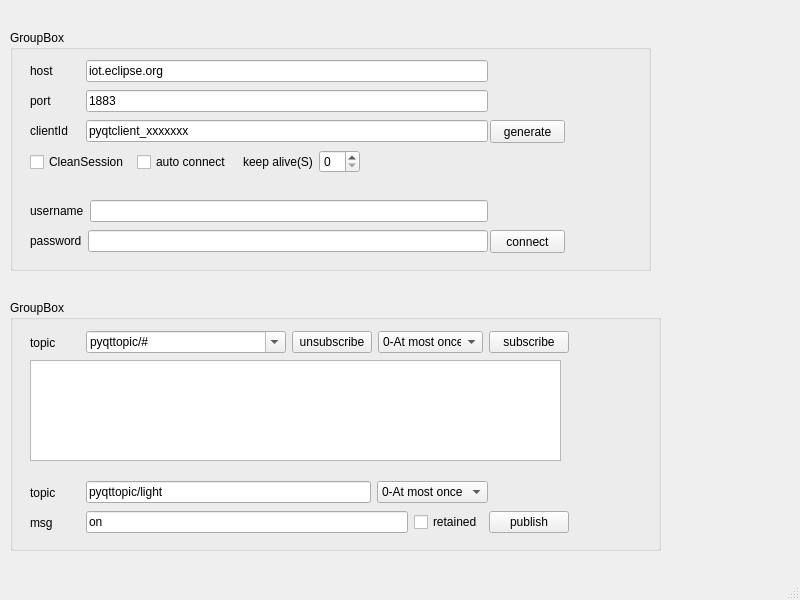
<?xml version="1.0" encoding="UTF-8"?>
<ui version="4.0">
 <class>MainWindow</class>
 <widget class="QMainWindow" name="MainWindow">
  <property name="geometry">
   <rect>
    <x>0</x>
    <y>0</y>
    <width>800</width>
    <height>600</height>
   </rect>
  </property>
  <property name="windowTitle">
   <string>MainWindow</string>
  </property>
  <widget class="QWidget" name="centralwidget">
   <widget class="QGroupBox" name="groupBox">
    <property name="geometry">
     <rect>
      <x>10</x>
      <y>30</y>
      <width>641</width>
      <height>241</height>
     </rect>
    </property>
    <property name="title">
     <string>GroupBox</string>
    </property>
    <widget class="QPushButton" name="pushButtonConnect">
     <property name="geometry">
      <rect>
       <x>480</x>
       <y>200</y>
       <width>75</width>
       <height>23</height>
      </rect>
     </property>
     <property name="text">
      <string>connect</string>
     </property>
    </widget>
    <widget class="QWidget" name="layoutWidget">
     <property name="geometry">
      <rect>
       <x>20</x>
       <y>30</y>
       <width>458</width>
       <height>22</height>
      </rect>
     </property>
     <layout class="QHBoxLayout" name="horizontalLayout">
      <item>
       <widget class="QLabel" name="labelHost">
        <property name="minimumSize">
         <size>
          <width>50</width>
          <height>0</height>
         </size>
        </property>
        <property name="text">
         <string>host</string>
        </property>
       </widget>
      </item>
      <item>
       <widget class="QLineEdit" name="lineEditHost">
        <property name="sizePolicy">
         <sizepolicy hsizetype="Expanding" vsizetype="Fixed">
          <horstretch>0</horstretch>
          <verstretch>0</verstretch>
         </sizepolicy>
        </property>
        <property name="minimumSize">
         <size>
          <width>200</width>
          <height>0</height>
         </size>
        </property>
        <property name="text">
         <string>iot.eclipse.org</string>
        </property>
       </widget>
      </item>
     </layout>
    </widget>
    <widget class="QWidget" name="layoutWidget">
     <property name="geometry">
      <rect>
       <x>20</x>
       <y>60</y>
       <width>458</width>
       <height>22</height>
      </rect>
     </property>
     <layout class="QHBoxLayout" name="horizontalLayout_2">
      <item>
       <widget class="QLabel" name="labelPort">
        <property name="minimumSize">
         <size>
          <width>50</width>
          <height>0</height>
         </size>
        </property>
        <property name="text">
         <string>port</string>
        </property>
       </widget>
      </item>
      <item>
       <widget class="QLineEdit" name="lineEditPort">
        <property name="sizePolicy">
         <sizepolicy hsizetype="Expanding" vsizetype="Fixed">
          <horstretch>0</horstretch>
          <verstretch>0</verstretch>
         </sizepolicy>
        </property>
        <property name="minimumSize">
         <size>
          <width>200</width>
          <height>0</height>
         </size>
        </property>
        <property name="text">
         <string>1883</string>
        </property>
       </widget>
      </item>
     </layout>
    </widget>
    <widget class="QWidget" name="layoutWidget_3">
     <property name="geometry">
      <rect>
       <x>20</x>
       <y>90</y>
       <width>458</width>
       <height>22</height>
      </rect>
     </property>
     <layout class="QHBoxLayout" name="horizontalLayout_4">
      <item>
       <widget class="QLabel" name="labelPortClientId">
        <property name="minimumSize">
         <size>
          <width>50</width>
          <height>0</height>
         </size>
        </property>
        <property name="text">
         <string>clientId</string>
        </property>
       </widget>
      </item>
      <item>
       <widget class="QLineEdit" name="lineEditPortClientId">
        <property name="sizePolicy">
         <sizepolicy hsizetype="Expanding" vsizetype="Fixed">
          <horstretch>0</horstretch>
          <verstretch>0</verstretch>
         </sizepolicy>
        </property>
        <property name="minimumSize">
         <size>
          <width>200</width>
          <height>0</height>
         </size>
        </property>
        <property name="text">
         <string>pyqtclient_xxxxxxx</string>
        </property>
       </widget>
      </item>
     </layout>
    </widget>
    <widget class="QPushButton" name="pushButtonClientIdGenerate">
     <property name="geometry">
      <rect>
       <x>480</x>
       <y>90</y>
       <width>75</width>
       <height>23</height>
      </rect>
     </property>
     <property name="text">
      <string>generate</string>
     </property>
    </widget>
    <widget class="QWidget" name="layoutWidget_8">
     <property name="geometry">
      <rect>
       <x>20</x>
       <y>170</y>
       <width>458</width>
       <height>22</height>
      </rect>
     </property>
     <layout class="QHBoxLayout" name="horizontalLayout_14">
      <item>
       <widget class="QLabel" name="labelPortUserName">
        <property name="minimumSize">
         <size>
          <width>50</width>
          <height>0</height>
         </size>
        </property>
        <property name="text">
         <string>username</string>
        </property>
       </widget>
      </item>
      <item>
       <widget class="QLineEdit" name="lineEditPortUserName">
        <property name="sizePolicy">
         <sizepolicy hsizetype="Expanding" vsizetype="Fixed">
          <horstretch>0</horstretch>
          <verstretch>0</verstretch>
         </sizepolicy>
        </property>
        <property name="minimumSize">
         <size>
          <width>200</width>
          <height>0</height>
         </size>
        </property>
        <property name="text">
         <string/>
        </property>
       </widget>
      </item>
     </layout>
    </widget>
    <widget class="QWidget" name="layoutWidget_14">
     <property name="geometry">
      <rect>
       <x>20</x>
       <y>200</y>
       <width>458</width>
       <height>22</height>
      </rect>
     </property>
     <layout class="QHBoxLayout" name="horizontalLayout_21">
      <item>
       <widget class="QLabel" name="labelPort_12">
        <property name="minimumSize">
         <size>
          <width>50</width>
          <height>0</height>
         </size>
        </property>
        <property name="text">
         <string>password</string>
        </property>
       </widget>
      </item>
      <item>
       <widget class="QLineEdit" name="lineEditPortPassword">
        <property name="sizePolicy">
         <sizepolicy hsizetype="Expanding" vsizetype="Fixed">
          <horstretch>0</horstretch>
          <verstretch>0</verstretch>
         </sizepolicy>
        </property>
        <property name="minimumSize">
         <size>
          <width>200</width>
          <height>0</height>
         </size>
        </property>
        <property name="text">
         <string/>
        </property>
       </widget>
      </item>
     </layout>
    </widget>
    <widget class="QWidget" name="layoutWidget">
     <property name="geometry">
      <rect>
       <x>20</x>
       <y>120</y>
       <width>330</width>
       <height>24</height>
      </rect>
     </property>
     <layout class="QHBoxLayout" name="horizontalLayout_8">
      <item>
       <widget class="QCheckBox" name="checkBoxCleanSession">
        <property name="text">
         <string>CleanSession</string>
        </property>
       </widget>
      </item>
      <item>
       <widget class="QCheckBox" name="checkBoxAutoConnect">
        <property name="text">
         <string>auto connect</string>
        </property>
       </widget>
      </item>
      <item>
       <layout class="QHBoxLayout" name="horizontalLayout_7">
        <item>
         <widget class="QLabel" name="labelPortKeepAlive">
          <property name="minimumSize">
           <size>
            <width>50</width>
            <height>0</height>
           </size>
          </property>
          <property name="text">
           <string>keep alive(S)</string>
          </property>
         </widget>
        </item>
        <item>
         <widget class="QSpinBox" name="spinBoxKeepAlive"/>
        </item>
       </layout>
      </item>
     </layout>
    </widget>
   </widget>
   <widget class="QGroupBox" name="groupBox_2">
    <property name="geometry">
     <rect>
      <x>10</x>
      <y>300</y>
      <width>651</width>
      <height>251</height>
     </rect>
    </property>
    <property name="title">
     <string>GroupBox</string>
    </property>
    <widget class="QWidget" name="layoutWidget_2">
     <property name="geometry">
      <rect>
       <x>20</x>
       <y>180</y>
       <width>458</width>
       <height>25</height>
      </rect>
     </property>
     <layout class="QHBoxLayout" name="horizontalLayout_5">
      <item>
       <widget class="QLabel" name="labelTopicPub">
        <property name="minimumSize">
         <size>
          <width>50</width>
          <height>0</height>
         </size>
        </property>
        <property name="text">
         <string>topic</string>
        </property>
       </widget>
      </item>
      <item>
       <widget class="QLineEdit" name="lineEditTopicPub">
        <property name="sizePolicy">
         <sizepolicy hsizetype="Expanding" vsizetype="Fixed">
          <horstretch>0</horstretch>
          <verstretch>0</verstretch>
         </sizepolicy>
        </property>
        <property name="minimumSize">
         <size>
          <width>200</width>
          <height>0</height>
         </size>
        </property>
        <property name="text">
         <string>pyqttopic/light</string>
        </property>
       </widget>
      </item>
      <item>
       <widget class="QComboBox" name="comboBoxQosPub">
        <item>
         <property name="text">
          <string>0-At most once</string>
         </property>
        </item>
        <item>
         <property name="text">
          <string>1-At leastonce</string>
         </property>
        </item>
        <item>
         <property name="text">
          <string>2-Exactly once</string>
         </property>
        </item>
       </widget>
      </item>
     </layout>
    </widget>
    <widget class="QWidget" name="layoutWidget">
     <property name="geometry">
      <rect>
       <x>20</x>
       <y>30</y>
       <width>539</width>
       <height>25</height>
      </rect>
     </property>
     <layout class="QHBoxLayout" name="horizontalLayout_3">
      <item>
       <widget class="QLabel" name="labelTopicSub">
        <property name="sizePolicy">
         <sizepolicy hsizetype="Fixed" vsizetype="Preferred">
          <horstretch>0</horstretch>
          <verstretch>0</verstretch>
         </sizepolicy>
        </property>
        <property name="minimumSize">
         <size>
          <width>50</width>
          <height>0</height>
         </size>
        </property>
        <property name="text">
         <string>topic</string>
        </property>
       </widget>
      </item>
      <item>
       <widget class="QComboBox" name="comboBoxSubTopics">
        <property name="sizePolicy">
         <sizepolicy hsizetype="Expanding" vsizetype="Fixed">
          <horstretch>0</horstretch>
          <verstretch>0</verstretch>
         </sizepolicy>
        </property>
        <property name="minimumSize">
         <size>
          <width>200</width>
          <height>0</height>
         </size>
        </property>
        <property name="editable">
         <bool>true</bool>
        </property>
        <property name="insertPolicy">
         <enum>QComboBox::InsertAtTop</enum>
        </property>
        <item>
         <property name="text">
          <string>pyqttopic/#</string>
         </property>
        </item>
       </widget>
      </item>
      <item>
       <widget class="QPushButton" name="pushButtonUnsub">
        <property name="text">
         <string>unsubscribe</string>
        </property>
       </widget>
      </item>
      <item>
       <widget class="QComboBox" name="comboBoxQosSub">
        <property name="sizePolicy">
         <sizepolicy hsizetype="Preferred" vsizetype="Fixed">
          <horstretch>0</horstretch>
          <verstretch>0</verstretch>
         </sizepolicy>
        </property>
        <property name="minimumSize">
         <size>
          <width>40</width>
          <height>0</height>
         </size>
        </property>
        <item>
         <property name="text">
          <string>0-At most once</string>
         </property>
        </item>
        <item>
         <property name="text">
          <string>1-At leastonce</string>
         </property>
        </item>
        <item>
         <property name="text">
          <string>2-Exactly once</string>
         </property>
        </item>
       </widget>
      </item>
      <item>
       <widget class="QPushButton" name="pushButtonSub">
        <property name="text">
         <string>subscribe</string>
        </property>
       </widget>
      </item>
     </layout>
    </widget>
    <widget class="QWidget" name="layoutWidget">
     <property name="geometry">
      <rect>
       <x>20</x>
       <y>210</y>
       <width>539</width>
       <height>25</height>
      </rect>
     </property>
     <layout class="QHBoxLayout" name="horizontalLayout_6">
      <item>
       <widget class="QLabel" name="labelMsgPub">
        <property name="minimumSize">
         <size>
          <width>50</width>
          <height>0</height>
         </size>
        </property>
        <property name="text">
         <string>msg</string>
        </property>
       </widget>
      </item>
      <item>
       <widget class="QLineEdit" name="lineEditMsgPub">
        <property name="sizePolicy">
         <sizepolicy hsizetype="Expanding" vsizetype="Fixed">
          <horstretch>0</horstretch>
          <verstretch>0</verstretch>
         </sizepolicy>
        </property>
        <property name="minimumSize">
         <size>
          <width>200</width>
          <height>0</height>
         </size>
        </property>
        <property name="text">
         <string>on</string>
        </property>
       </widget>
      </item>
      <item>
       <widget class="QCheckBox" name="checkBoxRetainedPub">
        <property name="text">
         <string>retained</string>
        </property>
       </widget>
      </item>
      <item>
       <widget class="QPushButton" name="pushButtonPub">
        <property name="text">
         <string>publish</string>
        </property>
       </widget>
      </item>
     </layout>
    </widget>
    <widget class="QTextBrowser" name="textBrowserReceived">
     <property name="geometry">
      <rect>
       <x>20</x>
       <y>60</y>
       <width>531</width>
       <height>101</height>
      </rect>
     </property>
    </widget>
   </widget>
  </widget>
  <widget class="QMenuBar" name="menubar">
   <property name="geometry">
    <rect>
     <x>0</x>
     <y>0</y>
     <width>800</width>
     <height>23</height>
    </rect>
   </property>
  </widget>
  <widget class="QStatusBar" name="statusbar"/>
 </widget>
 <resources/>
 <connections/>
</ui>
